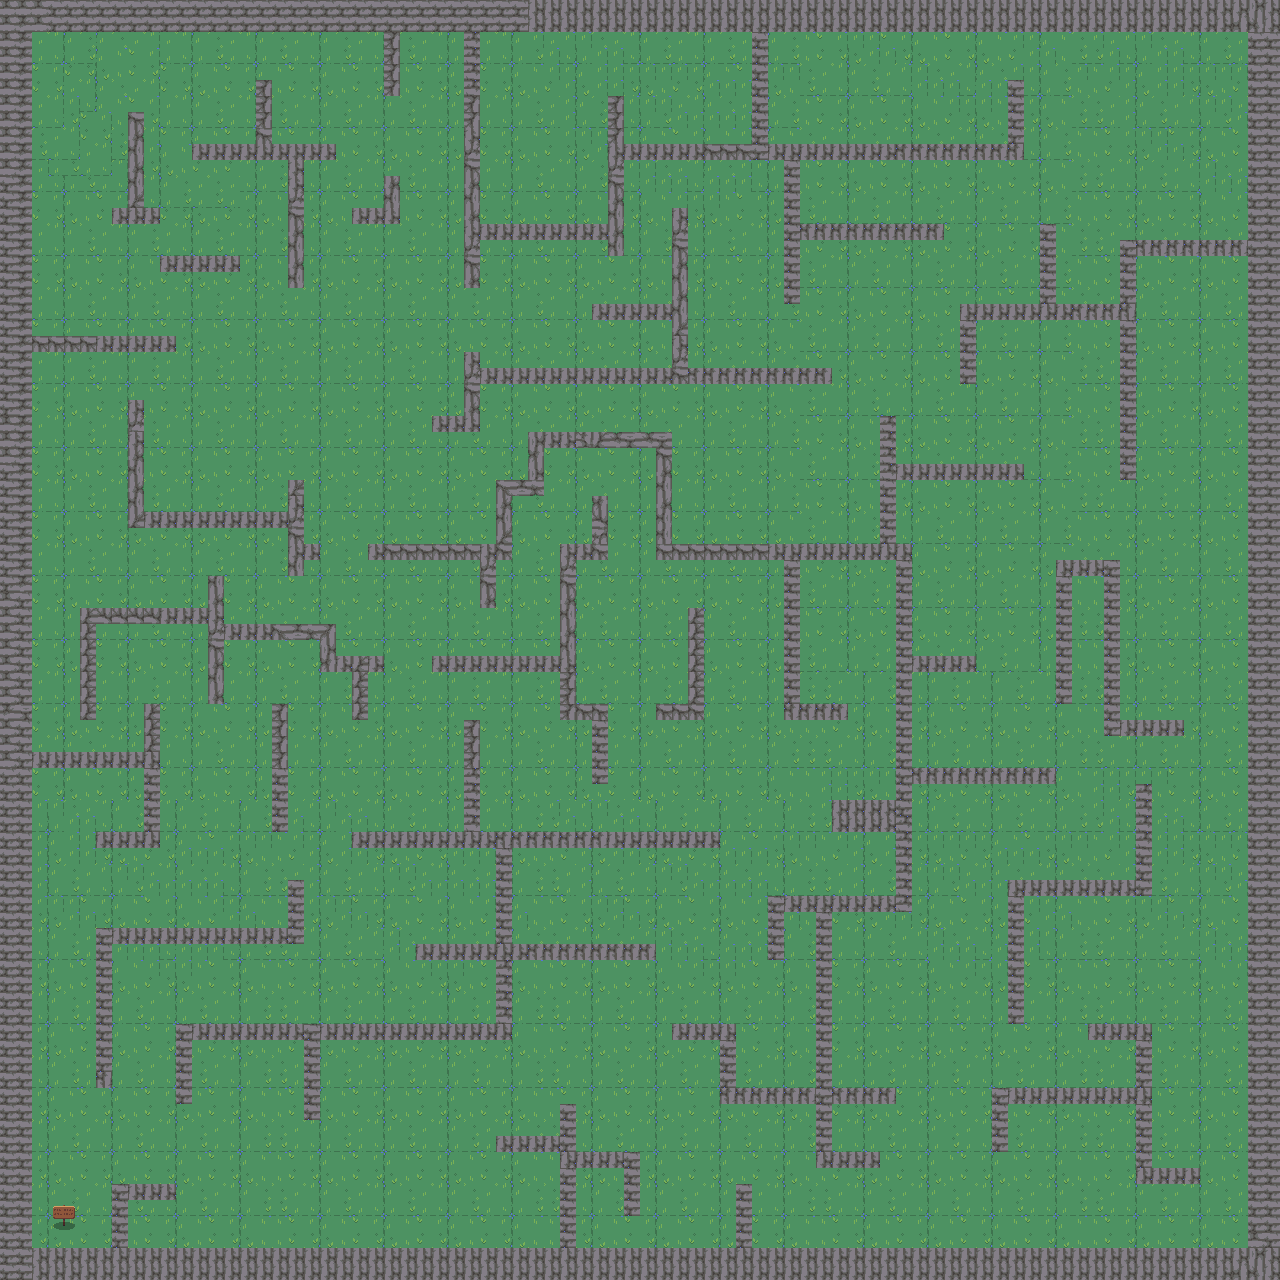

Below is a game level as drawn by its tile map, then a one-line description and the .tmx that defines it (tile-layer data replaced by summaries):
An orthogonal 80x80 tile map with 16x16 px tiles, 4 tile layers (background, walls, mur, finish), 2 tilesets and 167 objects (110x collision, 39x collectible, 16x destructible_wall, player, finish).

<map version="1.10" tiledversion="1.11.2" orientation="orthogonal" renderorder="right-down" width="80" height="80" tilewidth="16" tileheight="16" infinite="0" nextlayerid="21" nextobjectid="261">
 <tileset firstgid="1" source="Nature.tsx" />
 <tileset firstgid="721" source="deuxieme niveau.tsx" />
 <layer id="3" name="background" width="80" height="80" locked="1">
  <data>[6400 cells, 6400 non-empty, 16 distinct tile ids]</data>
 </layer>
 <layer id="6" name="walls" width="80" height="80" locked="1">
  <data>[6400 cells, 624 non-empty, 4 distinct tile ids]</data>
 </layer>
 <layer id="16" name="mur" width="80" height="80" locked="1">
  <data>[6400 cells, 741 non-empty, 8 distinct tile ids]</data>
 </layer>
 <layer id="20" name="finish" width="80" height="80" locked="1">
  <data>[6400 cells, 4 non-empty, 4 distinct tile ids]</data>
 </layer>
 <objectgroup id="9" name="object" locked="1">
  <object id="1" name="player" x="1186.07" y="198.708">
   <point />
  </object>
  <object id="36" name="collision" x="0" y="-0.125" width="32" height="1272.13">
   <properties>
    <property name="Blocked" type="bool" value="true" />
    <property name="Type" value="collision" />
   </properties>
  </object>
  <object id="37" name="collision" x="1248.38" y="-2.5" width="31.875" height="1282.88">
   <properties>
    <property name="Blocked" type="bool" value="true" />
    <property name="Type" value="collision" />
   </properties>
  </object>
  <object id="38" name="collision" x="4" y="1248.13" width="1259.88" height="31.875">
   <properties>
    <property name="Blocked" type="bool" value="true" />
    <property name="Type" value="collision" />
   </properties>
  </object>
  <object id="39" name="collision" x="4.125" y="1" width="1260.88" height="30.75">
   <properties>
    <property name="Blocked" type="bool" value="true" />
    <property name="Type" value="collision" />
   </properties>
  </object>
  <object id="40" name="collision" x="128" y="112.625" width="16" height="110.375">
   <properties>
    <property name="Blocked" type="bool" value="true" />
    <property name="Type" value="collision" />
   </properties>
  </object>
  <object id="41" name="collision" x="111.375" y="208" width="48.625" height="15.375">
   <properties>
    <property name="Blocked" type="bool" value="true" />
    <property name="Type" value="collision" />
   </properties>
  </object>
  <object id="42" name="collision" x="191.875" y="143.875" width="144.875" height="16.75">
   <properties>
    <property name="Blocked" type="bool" value="true" />
    <property name="Type" value="collision" />
   </properties>
  </object>
  <object id="43" name="collision" x="287.5" y="158" width="16" height="130.125">
   <properties>
    <property name="Blocked" type="bool" value="true" />
    <property name="Type" value="collision" />
   </properties>
  </object>
  <object id="44" name="collision" x="255.25" y="79.563" width="16" height="64.1875">
   <properties>
    <property name="Blocked" type="bool" value="true" />
    <property name="Type" value="collision" />
   </properties>
  </object>
  <object id="112" name="destructible_wall" x="176.75" y="1105.31" width="16" height="92.1875">
   <properties>
    <property name="Blocked" type="bool" value="true" />
    <property name="Type" value="destructible_wall" />
   </properties>
  </object>
  <object id="254" name="destructible_wall" x="176.75" y="1105.31" width="16" height="92.1875">
   <properties>
    <property name="Blocked" type="bool" value="true" />
    <property name="Type" value="destructible_wall" />
   </properties>
  </object>
  <object id="259" name="destructible_wall" x="290.75" y="935.313" width="16" height="102.188">
   <properties>
    <property name="Blocked" type="bool" value="true" />
    <property name="Type" value="destructible_wall" />
   </properties>
  </object>
  <object id="257" name="destructible_wall" x="124.75" y="351.313" width="16" height="92.1875">
   <properties>
    <property name="Blocked" type="bool" value="true" />
    <property name="Type" value="destructible_wall" />
   </properties>
  </object>
  <object id="113" name="destructible_wall" x="559.25" y="384.813" width="16" height="47.4375">
   <properties>
    <property name="Blocked" type="bool" value="true" />
    <property name="Type" value="destructible_wall" />
   </properties>
  </object>
  <object id="126" name="destructible_wall" x="1007.5" y="464.161" width="112" height="15.6114">
   <properties>
    <property name="Blocked" type="bool" value="true" />
    <property name="Type" value="destructible_wall" />
   </properties>
  </object>
  <object id="114" name="destructible_wall" x="658.75" y="943.563" width="16" height="95.4375">
   <properties>
    <property name="Blocked" type="bool" value="true" />
    <property name="Type" value="destructible_wall" />
   </properties>
  </object>
  <object id="129" name="destructible_wall" x="705.75" y="705.199" width="96.8182" height="15.7102">
   <properties>
    <property name="Blocked" type="bool" value="true" />
    <property name="Type" value="destructible_wall" />
   </properties>
  </object>
  <object id="131" name="destructible_wall" x="1169.75" y="721.988" width="82.5455" height="15.8518">
   <properties>
    <property name="Blocked" type="bool" value="true" />
    <property name="Type" value="destructible_wall" />
   </properties>
  </object>
  <object id="258" name="destructible_wall" x="377.75" y="657.988" width="82.5455" height="15.8518">
   <properties>
    <property name="Blocked" type="bool" value="true" />
    <property name="Type" value="destructible_wall" />
   </properties>
  </object>
  <object id="252" name="destructible_wall" x="311.75" y="541.988" width="82.5455" height="15.8518">
   <properties>
    <property name="Blocked" type="bool" value="true" />
    <property name="Type" value="destructible_wall" />
   </properties>
  </object>
  <object id="130" name="destructible_wall" x="297.75" y="1132.56" width="194.545" height="16.983">
   <properties>
    <property name="Blocked" type="bool" value="true" />
    <property name="Type" value="destructible_wall" />
   </properties>
  </object>
  <object id="260" name="destructible_wall" x="27.75" y="1060.56" width="84.5455" height="16.983">
   <properties>
    <property name="Blocked" type="bool" value="true" />
    <property name="Type" value="destructible_wall" />
   </properties>
  </object>
  <object id="120" name="destructible_wall" x="818" y="1166.56" width="16" height="79.4375">
   <properties>
    <property name="Blocked" type="bool" value="true" />
    <property name="Type" value="destructible_wall" />
   </properties>
  </object>
  <object id="124" name="destructible_wall" x="963.659" y="656.563" width="101.841" height="13.9375">
   <properties>
    <property name="Blocked" type="bool" value="true" />
    <property name="Type" value="destructible_wall" />
   </properties>
  </object>
  <object id="49" name="collision" x="159.875" y="255.125" width="74.875" height="16.625">
   <properties>
    <property name="Blocked" type="bool" value="true" />
    <property name="Type" value="collision" />
   </properties>
  </object>
  <object id="50" name="collision" x="32.5" y="336" width="143.5" height="16">
   <properties>
    <property name="Blocked" type="bool" value="true" />
    <property name="Type" value="collision" />
   </properties>
  </object>
  <object id="51" name="collision" x="127.25" y="400.25" width="16.625" height="127.75">
   <properties>
    <property name="Blocked" type="bool" value="true" />
    <property name="Type" value="collision" />
   </properties>
  </object>
  </objectgroup>
 <objectgroup id="18" name="collectibles">
  <!-- 39 objects omitted --></objectgroup>
</map>
<!-- 139 of 167 objects omitted -->
